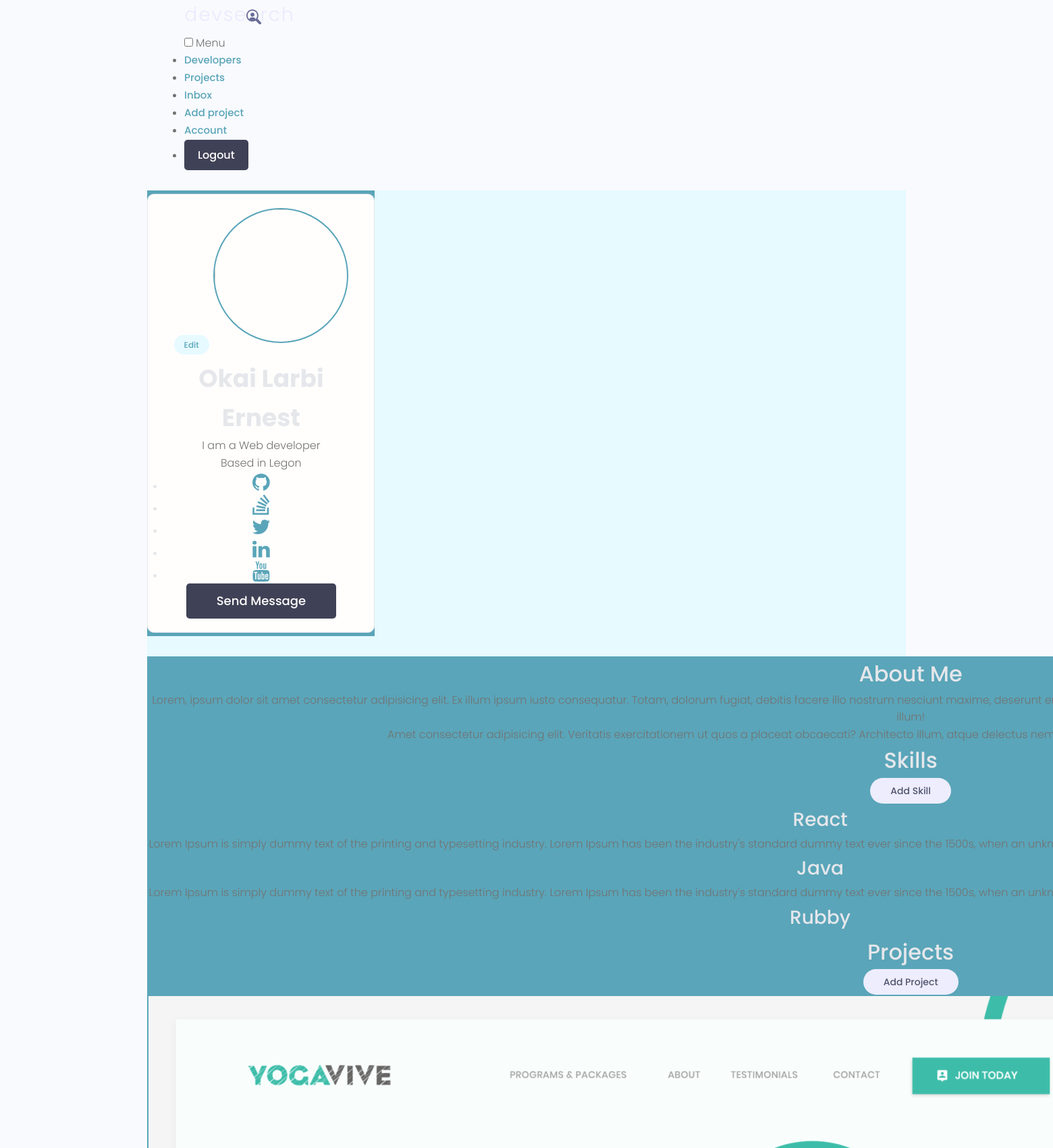
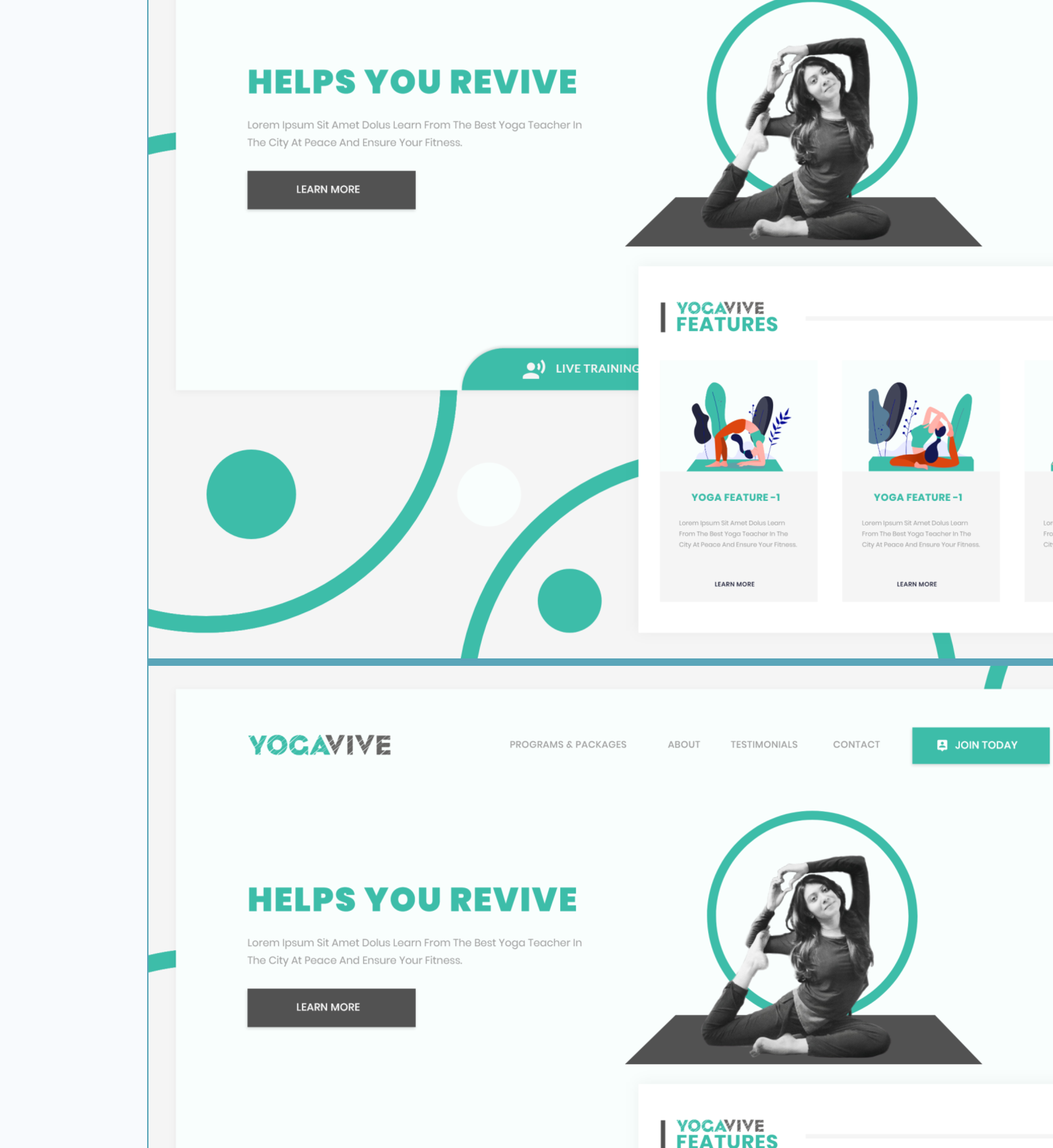
The app's page /account/ (signed in, upper part) with its own data (2 pictures, top to bottom).
### users/models.py (models this page shows, shortened)
class Profile(models.Model):
    user = models.OneToOneField(User, on_delete=models.CASCADE,null=True, blank=True)
    name = models.CharField(max_length=200, blank=True,null=True)
    email = models.EmailField(max_length=500,blank=True,null=True)
    username = models.CharField(max_length=200, blank=True,null=True)
    location = models.CharField(max_length=200, blank=True,null=True)
    short_intro = models.CharField(max_length=200,null=True, blank=True)
    bio = models.TextField(null=True, blank=True)
    profile_image = models.ImageField(null=True, blank=True,upload_to = 'profiles/',default='profiles/user-default.png')
    social_github = models.CharField(max_length=200, blank=True,null=True)
    social_twitter = models.CharField(max_length=200, blank=True,null=True)
    social_linkedin = models.CharField(max_length=200, blank=True,null=True)
    social_youtube = models.CharField(max_length=200, blank=True,null=True)
    social_website = models.CharField(max_length=200, blank=True,null=True)
    created = models.DateTimeField(auto_now_add=True)
    id = models.UUIDField(default=uuid.uuid4,unique=True, editable=False,primary_key=True)

class Skill(models.Model):
    owner = models.ForeignKey(Profile, on_delete=models.CASCADE,blank=True,null=True)
    name = models.CharField(max_length=600, blank=True,null=True)
    description = models.TextField(max_length=600, blank=True,null=True)
    created = models.DateTimeField(auto_now_add=True)
    id = models.UUIDField(default=uuid.uuid4,unique=True, editable=False,primary_key=True)
    def __str__(self):
        return str(self.name)

### projects/models.py (models this page shows, shortened)
class Project(models.Model):
    owner = models.ForeignKey(Profile, null=True, blank=True,on_delete=models.SET_NULL)
    title = models.CharField(max_length=200)
    description = models.TextField(null=True, blank=True)
    featured_image = models.ImageField(null=True, blank=True, default='default.jpg')
    demo_link = models.CharField(max_length=2000, blank=True,null=True)
    source_link = models.CharField(max_length=2000, blank=True,null=True)
    tags = models.ManyToManyField('Tag', blank=True)
    vote_total = models.IntegerField(default=0,null=True, blank=True)
    vote_ratio = models.IntegerField(default=0,null=True, blank=True)
    created = models.DateTimeField(auto_now_add=True)
    id = models.UUIDField(default=uuid.uuid4, unique=True, primary_key=True, editable=False)

### users/views.py (the view)
# urls.py: path('account/', views.userAccount, name='account')
def userAccount(request):
    profile = request.user.profile
    skills = profile.skill_set.all()
    projects = profile.project_set.all()
    print('This is a ',skills)
    context = {'profile': profile,'skills':skills,'projects':projects}
    return render(request, 'users/account.html', context)

### users/templates/users/account.html (shortened to what this page needs)
{% extends 'main.html' %} {% load static %}
{% block content %}
<main class="settingsPage profile my-md">
  <div class="container">
    <div class="layout">
      <div class="column column--1of3">
        <div class="card text-center">
          <div class="card__body dev">
            <a class="tag tag--pill tag--main settings__btn" href="#"
              > Edit</a
            >
            <img
              class="avatar avatar--xl dev__avatar"
              src="https://avatars.githubusercontent.com/u/33843378"
            />
            <h2 class="dev__name">{{profile.name}}</h2>
            <p class="dev__title">{{profile.short_intro}}</p>
            <p class="dev__location">Based in {{profile.location}}</p>
            <ul class="dev__social">
              <li>
                {% if profile.social_github%}
                <a
                  href="#"
                  class="fa fa-github"
                  style="color: #5aa5b9; border-radius: 50%; font-size: 30px"
                ></a>
                {% endif %}
              </li>
              <li>
                {% if profile.social_website%}
                <a
                  href="#"
                  class="fa fa-stack-overflow"
                  style="color: #5aa5b9; border-radius: 50%; font-size: 30px"
                ></a>
                {% endif %}
              </li>
              <li>
                {% if profile.social_twitter%}
                <a
                  href="#"
                  class="fa fa-twitter"
                  style="color: #5aa5b9; border-radius: 50%; font-size: 30px"
                ></a>
                {% endif %}
              </li>
              <li>
                {% if profile.social_linkedin%}
                <a
                  href="#"
                  class="fa fa-linkedin"
                  style="color: #5aa5b9; border-radius: 50%; font-size: 30px"
                ></a>
                {% endif %}
              </li>
              <li>
                {% if profile.social_youtube%}
                <a
                  href="#"
                  class="fa fa-youtube"
                  style="color: #5aa5b9; border-radius: 50%; font-size: 30px"
                ></a>
                {% endif %}
              </li>
            </ul>
            <a href="#" class="btn btn--sub btn--lg">Send Message </a>
          </div>
        </div>
      </div>
      <div class="column column--2of3">
        <div class="devInfo">
          <h3 class="devInfo__title">About Me</h3>
          <p class="devInfo__about">
            Lorem, ipsum dolor sit amet consectetur adipisicing elit. Ex illum
            ipsum iusto consequatur. Totam, dolorum fugiat, debitis facere illo
            nostrum nesciunt maxime, deserunt enim voluptatibus modi natus velit
            voluptatum. Dicta eritatis exercitationem ut quos a placeat
            obcaecati? Architecto illum!
            <br />
            Amet consectetur adipisicing elit. Veritatis exercitationem ut quos
            a placeat obcaecati? Architecto illum, atque delectus nemo dolorem
            inventore ab facilis? Dolor placeat vel delectus ipsam ullam.
          </p>
        </div>
        <div class="settings">
          <h3 class="settings__title">Skills</h3>
          <a class="tag tag--pill tag--sub settings__btn tag--lg" href="#"
            > Add Skill</a
          >
        </div>
        <table class="settings__table">
          {% for skill in skills %}
          <tr>
            <td class="settings__tableInfo">
              <h4>{{skill.name }}</h4>
              <p>{{skill.description}}</p>
            </td>
          </tr>
          {% endfor %}
        </table>
        <div class="settings">
          <h3 class="settings__title">Projects</h3>
          <a class="tag tag--pill tag--sub settings__btn tag--lg" href="#"
            > Add Project</a
          >
        </div>
        <table class="settings__table">
          {% for project in projects %}
          <tr>
            <td class="settings__thumbnail">
              <a href="{% url 'project' project.id %}"
                ><img
                  src="{% static 'images/project-a.png' %}"
                  alt="Project Thumbnail"
              /></a>
            </td>
          </tr>
          {% endfor %}
        </table>
      </div>
    </div>
  </div>
</main>
{% endblock %}

### static/uikit/app.css (style rules this page uses)
.layout { background: var(--color-main-light); }
.layout > .column, .grid > .column { color: var(--color-light); text-align: center; background: var(--color-main); }

### static/uikit/styles/modules/_variables.css (style rules this page uses)
:root { --color-main: #5aa5b9; --color-main-light: #e6faff; --color-sub: #3f4156; --color-sub-light: #51546e; --color-sub-lighter: #ededfd; --color-text: #737373; --color-gray: #8b8b8b; --color-light: #e5e7eb; --color-light-gray: #767676; --color-bg: #f8fafd; --color-white: #fffefd; --color-white-light: #f3f3f3; --color-success: #359e64; --color-success-bg: #def8e8; --color-error: #fc4b0b; --color-error-bg: #fff2ee; --font-base: 'Poppins', arial, helvetica, 'Segoe UI', roboto, ubuntu, sans-serif; --font-monospace: 'Fira Code', 'Courier New', courier, monospace; --font-regular: 300; --font-medium: 500; --font-bold: 700; --generic-shadow: 1px 1px 5px #00000010; --generic-transition: all 0.3s ease-in-out; }

### static/uikit/styles/modules/_base.css (style rules this page uses)
* { margin: 0; padding: 0; box-sizing: border-box; text-rendering: optimizeLegibility; color: inherit; font-size: inherit; }
html { font-size: 50%; }
@media only screen and (min-width: 480px) { html { font-size: 56.25%; } }
@media only screen and (min-width: 1200px) { html { font-size: 62.5%; } }
body { line-height: 1.6; font-weight: 400; font-size: 1.5rem; color: var(--color-text); background-color: var(--color-bg); min-height: 100vh; }

### static/uikit/styles/modules/_typography.css (style rules this page uses)
* { font-family: var(--font-base); }
h2 { font-size: 3.6rem; font-weight: var(--font-bold); }
h3 { font-size: 3.2rem; font-weight: var(--font-medium); }
h4 { font-size: 2.8rem; font-weight: var(--font-medium); }
p, span, strong { font-size: 1.6rem; color: var(--color-text); font-weight: var(--font-regular); }
a { padding-bottom: 2px; text-decoration: none; display: inline-block; color: var(--color-main); font-weight: var(--font-medium); }

### static/uikit/styles/modules/_utilities.css (style rules this page uses)
.container { width: 92%; max-width: 165rem; margin: 0 auto; box-sizing: border-box; }
@media screen and (min-width: 1000px) { .container { width: 90%; } }
@media screen and (min-width: 1200px) { .container { width: 80%; } }
@media screen and (min-width: 1440px) { .container { width: 72%; } }
.text-center { text-align: center; }
.my-md { margin: 3rem auto; }

### static/uikit/styles/modules/_avatar.css (style rules this page uses)
.avatar { border-radius: 50%; border: 2px solid var(--color-main); object-fit: cover; }
.avatar--xl { height: 20rem; width: 20rem; }

### static/uikit/styles/modules/_button.css (style rules this page uses)
.btn { display: inline-block; position: relative; cursor: pointer; background-color: var(--color-light); font-weight: var(--font-medium); color: var(--color-sub); text-decoration: none; padding: 1rem 2rem; border-radius: 0.5rem; border: none; width: -webkit-fit-content; width: -moz-fit-content; width: fit-content; height: -webkit-fit-content; height: -moz-fit-content; height: fit-content; font-size: 1.6rem; outline-width: 0; outline-color: transparent; -webkit-backface-visibility: hidden; backface-visibility: hidden; transition: all 0.3s ease-in-out; }
.btn--sub { background-color: var(--color-sub); color: var(--color-white); }
.btn--lg { font-size: 1.8rem; padding: 1.2rem 4.5rem; }

### static/uikit/styles/modules/_card.css (style rules this page uses)
.card { border-radius: 1rem; background-color: var(--color-white); border: 1.5px solid var(--color-light); width: auto; height: auto; margin-top: 0.5rem; margin-bottom: 0.5rem; overflow: hidden; }
.card__body, .card__header { padding: 2rem 2.5rem; }

### static/uikit/styles/modules/_tag.css (style rules this page uses)
.tag { display: inline-flex; align-items: center; background-color: var(--color-sub); height: -webkit-fit-content; height: -moz-fit-content; height: fit-content; width: -webkit-fit-content; width: -moz-fit-content; width: fit-content; border-radius: 0.5rem; padding: 0.5rem 1.5rem; font-size: 1.2rem; cursor: pointer; }
.tag:not(:last-child) { margin-right: 0.25rem; margin-bottom: 0.75rem; }
.tag--pill { border-radius: 5rem; }
.tag--main, .tag--main > small { background: var(--color-main-light); color: var(--color-main); font-weight: 500; }
.tag--sub, .tag--sub > small { background: var(--color-sub-lighter); color: var(--color-sub-light); font-weight: 500; }
.tag--lg { padding: 0.8rem 3rem; font-size: 1.4rem; }

### static/uikit/styles/modules/_layout.css (style rules this page uses)
.layout { display: flex; flex-flow: row wrap; justify-content: space-between; }
.layout > .column { margin-bottom: 3rem; }
.layout > .column.column--1of3 { flex-basis: 30%; }
.layout > .column.column--2of3 { flex-basis: 64%; }

### records on screen
Profile: name "Okai Larbi Ernest", short_intro "I am a Web developer", location "Legon"
Skill: name "React", description "Lorem Ipsum is simply dummy text of the printing and typesetting industry. Lorem Ipsum has been the industry's standard dummy text ever since the 1500s, when an…"
Skill: name "Java", description "Lorem Ipsum is simply dummy text of the printing and typesetting industry. Lorem Ipsum has been the industry's standard dummy text ever since the 1500s, when an…"
Skill: name "Rubby"
